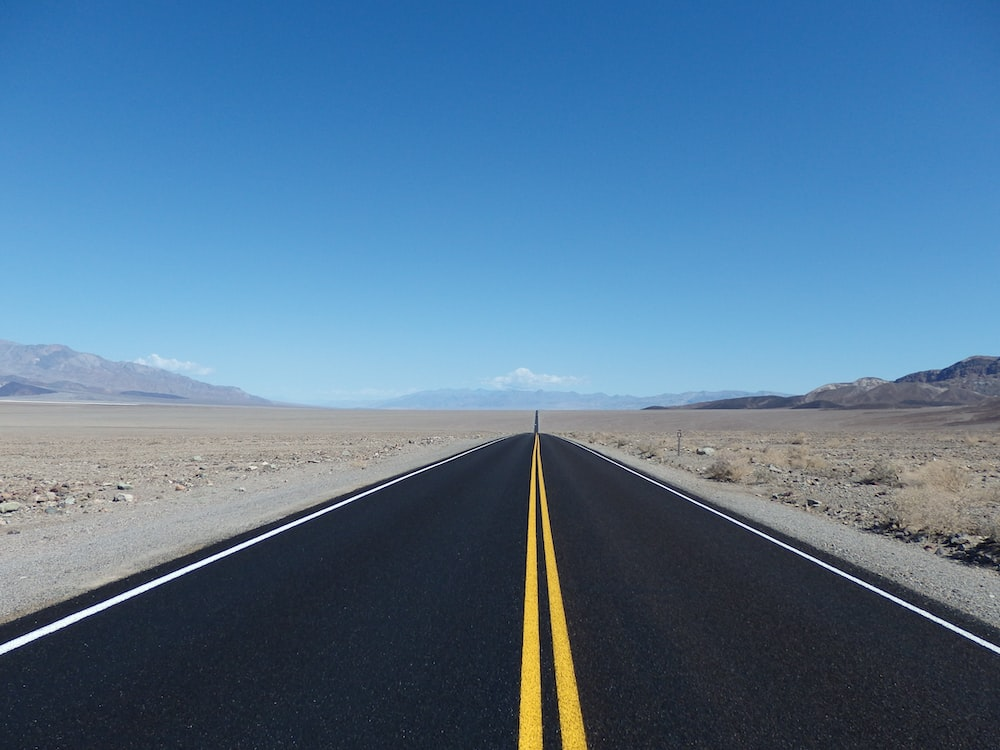
#> input picture 497 Deep Learning & Computer Vision/Source Files/road4.jpg, 1000 x 750 px, given in place of the camera
$ python 'lab 7.py'
#> lines starting #> are read from the running program, lines starting #| are printed output that depends on the picture; after the words box and inside, x2 and y2 are one past the last pixel; in counts of white or black regions, pixels touching at a corner belong together
# Andrew Kozempel
# CMPSC 497
# Lab 7

import cv2 as cv
import numpy as np

# set up camera
cap = cv.VideoCapture(0)

while(1):
    # Take each frame
    _, frame = cap.read()
#> frame is the input picture: shape (750, 1000, 3); mean B, G, R 147.7, 117.9, 83.4

    # Convert BGR to HSV
    hsv = cv.cvtColor(frame, cv.COLOR_BGR2HSV)
#> hsv: shape (750, 1000, 3); mean H, S, V 96.1, 109.3, 150.4

    # define range of blue color in HSV
    lower_blue = np.array([110,50,50])
    upper_blue = np.array([130,255,255])

    # Threshold the HSV image to get only blue colors
    blue_mask = cv.inRange(hsv, lower_blue, upper_blue)
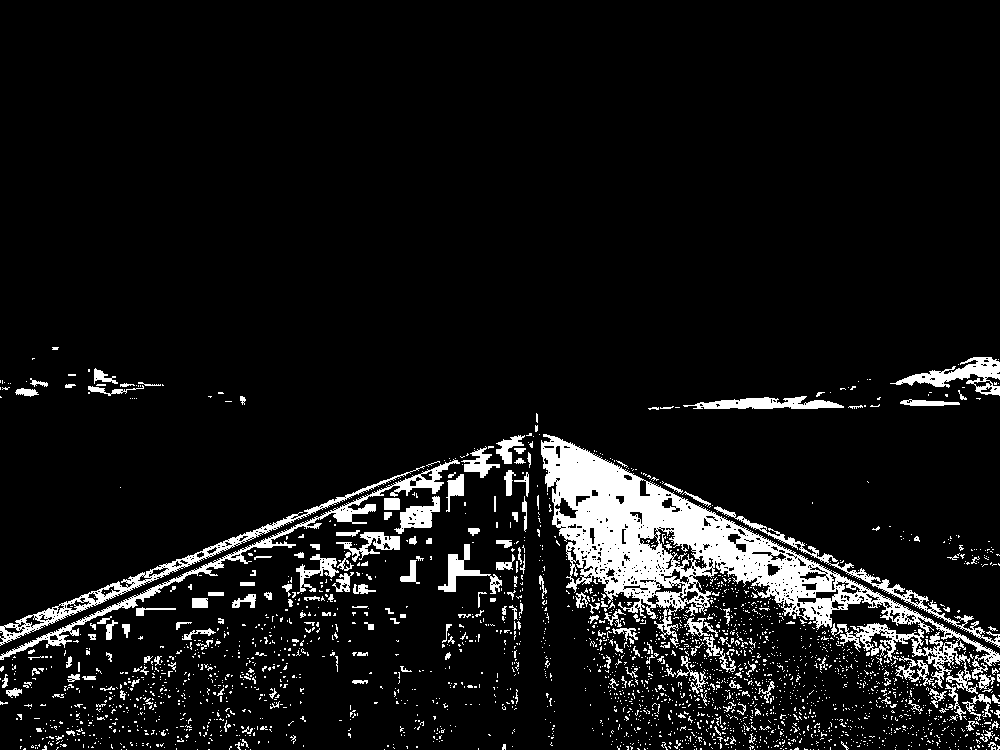
#> blue_mask: shape (750, 1000); 8% white; 2618 white regions (2405 under 20 px), largest, box (x1, y1, x2, y2) and area: (541, 434, 1000, 694) 25595, (0, 459, 460, 660) 3402, (0, 466, 425, 646) 3153
    blue_kernel = cv.getStructuringElement(cv.MORPH_ELLIPSE, (4, 4))
    blue_mask = cv.morphologyEx(blue_mask, cv.MORPH_OPEN, blue_kernel)
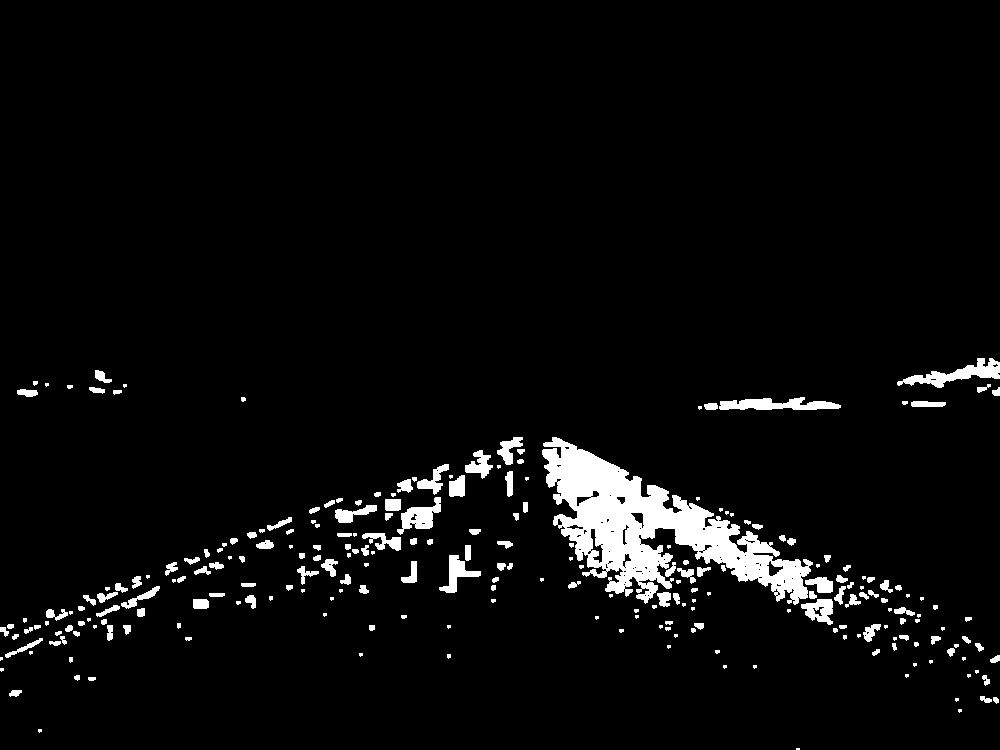
#> blue_mask: shape (750, 1000); 4.4% white; 248 white regions (87 under 20 px), largest, box (x1, y1, x2, y2) and area: (542, 437, 813, 605) 16799, (897, 358, 1000, 388) 1133, (719, 397, 841, 410) 1020
    blue_mask = cv.morphologyEx(blue_mask, cv.MORPH_CLOSE, blue_kernel)
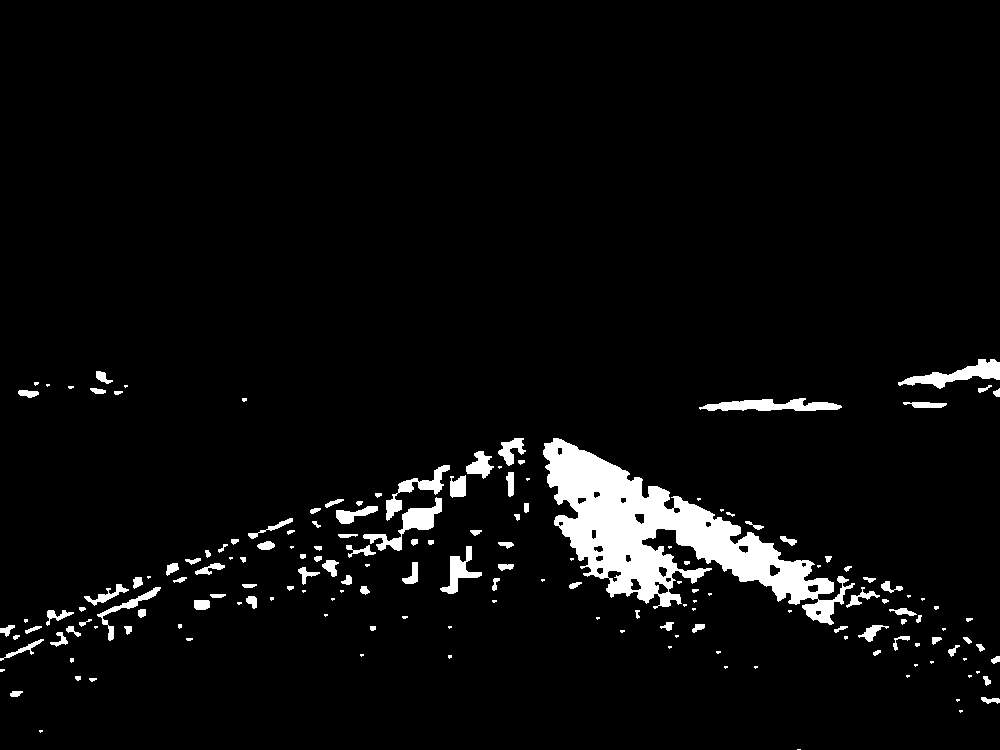
#> blue_mask: shape (750, 1000); 4.5% white; 169 white regions (63 under 20 px)

    # get blue contours
    blue_contours, _ = cv.findContours(blue_mask, cv.RETR_EXTERNAL, cv.CHAIN_APPROX_SIMPLE)
#> blue_contours = 169 contours, 87 with area under 20; largest, box (x1, y1, x2, y2) and area: (543, 438, 855, 625) 19685, (898, 359, 1000, 389) 1046, (363, 497, 442, 551) 1002, (699, 398, 842, 411) 994, (386, 465, 450, 521) 708

    # if blue items are found
    if blue_contours:

        # find max contour based on key (contour area)
        blue_largest_contour = max(blue_contours, key=cv.contourArea)
#> blue_largest_contour = contour of 795 points, box (x1, y1, x2, y2) (543, 438, 855, 625), area 19685

        # reset mask to 0s to redraw largest contour
        blue_mask[:] = 0
#> blue_mask: shape (750, 1000); 4.51% of pixels changed, all inside (x1, y1, x2, y2) = (0, 359, 1000, 750)

        # draw contour (image, contour(s), index, color:white, fill contour)
        cv.drawContours(blue_mask, [blue_largest_contour], -1, (255), thickness=cv.FILLED)
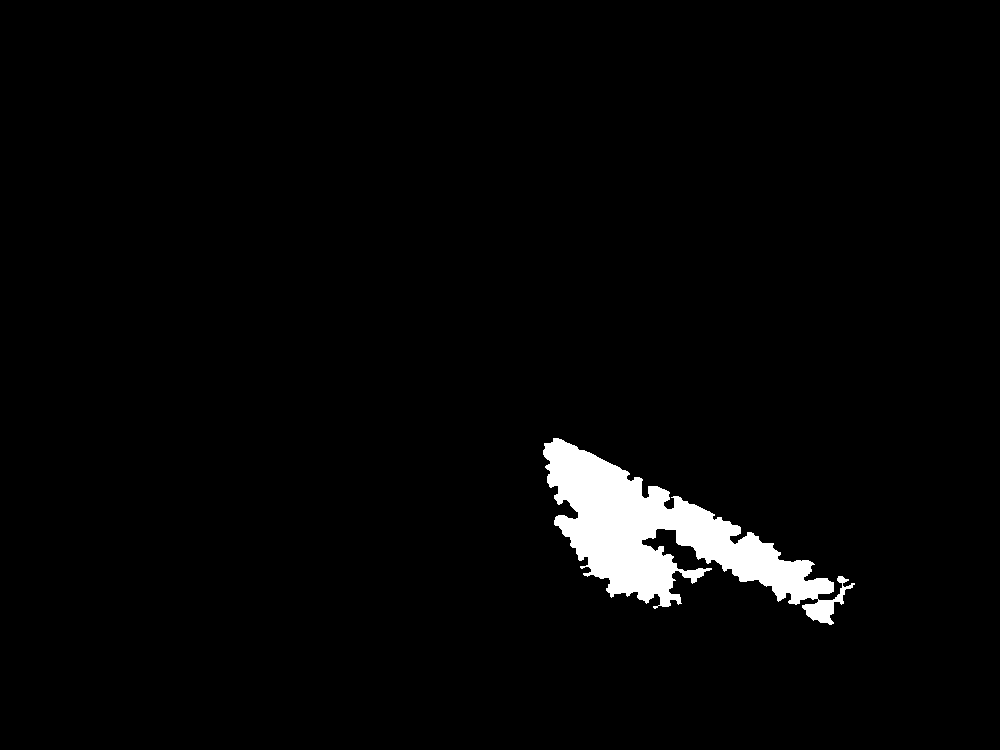
#> blue_mask: shape (750, 1000); 2.7% white; 1 white region, box (x1, y1, x2, y2) and area: (543, 438, 855, 625) 20452

        # calculate centroid position
        blue_M = cv.moments(blue_largest_contour)
#> blue_M = moments, m00 19685, centre m10/m00, m01/m00 = (661.8, 535.3)
        blue_x = int(blue_M["m10"] / blue_M["m00"])
#> blue_x = 661
        blue_y = int(blue_M["m01"] / blue_M["m00"])
#> blue_y = 535

    # define range of red color in HSV
    lower_red = np.array([0,50,50])
    upper_red = np.array([11,255,255])

    # Threshold the HSV image to get only red colors
    red_mask = cv.inRange(hsv, lower_red, upper_red)
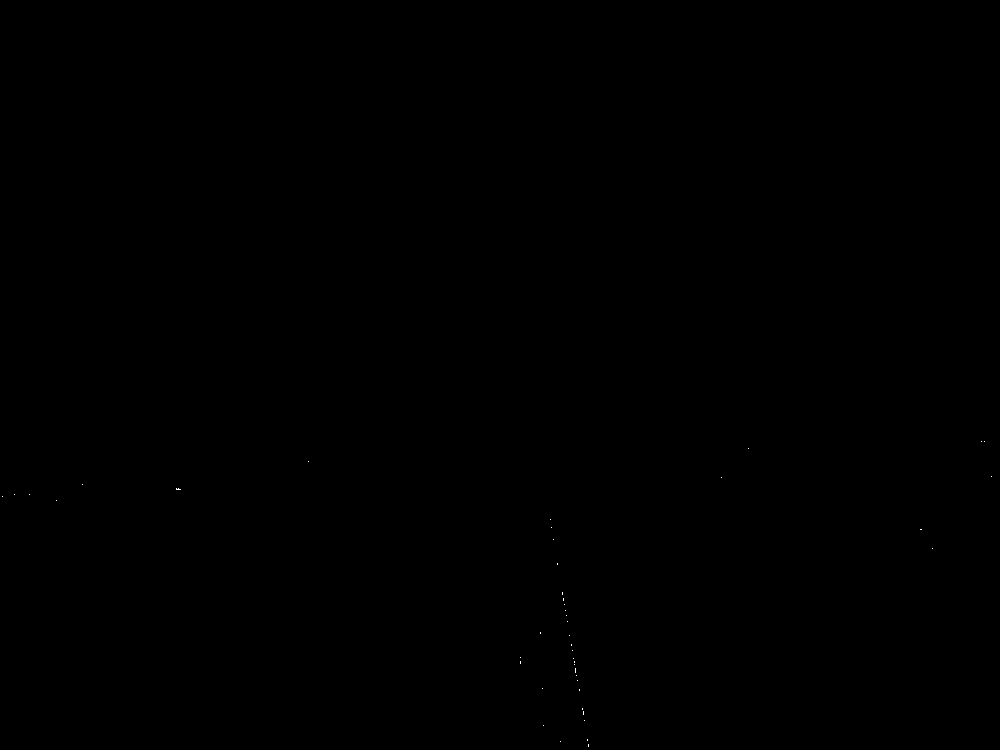
#> red_mask: shape (750, 1000); 0.01% white in thin lines or dots, all inside (x1, y1, x2, y2) = (2, 441, 992, 747)
    red_kernel = cv.getStructuringElement(cv.MORPH_ELLIPSE, (4, 4))
    red_mask = cv.morphologyEx(red_mask, cv.MORPH_OPEN, red_kernel)
    red_mask = cv.morphologyEx(red_mask, cv.MORPH_CLOSE, red_kernel)

    # get red contours
    red_contours, _ = cv.findContours(red_mask, cv.RETR_EXTERNAL, cv.CHAIN_APPROX_SIMPLE)
#> red_contours = []

    # if red items are found
    if red_contours:

        # find max contour based on key (contour area)
        red_largest_contour = max(red_contours, key=cv.contourArea)

        # reset mask to 0s to redraw largest contour
        red_mask[:] = 0

        # draw contour (image, contour(s), index, color:white, fill contour)
        cv.drawContours(red_mask, [red_largest_contour], -1, (255), thickness=cv.FILLED)

        # calculate centroid position
        red_M = cv.moments(red_largest_contour)
        red_x = int(red_M["m10"] / red_M["m00"])
        red_y = int(red_M["m01"] / red_M["m00"])

    # Bitwise-AND mask and original image
    res_blue = cv.bitwise_and(frame, frame, mask=blue_mask)
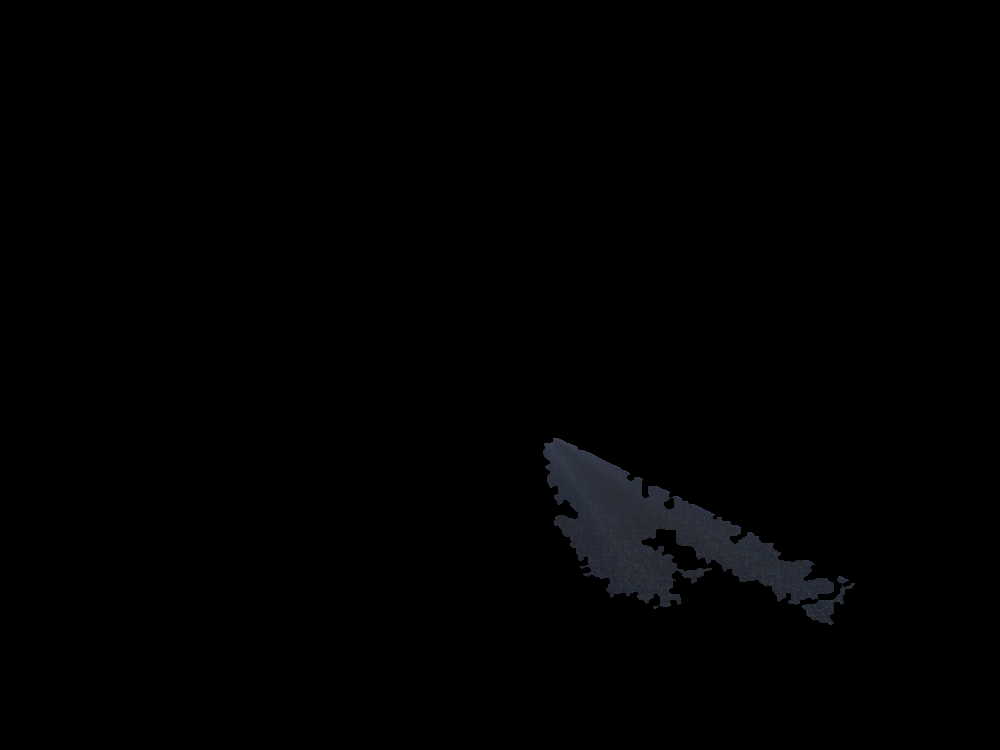
#> res_blue: shape (750, 1000, 3); mean B, G, R 1.5, 1.3, 1.1
    res_red = cv.bitwise_and(frame, frame, mask=red_mask)
#> res_red: shape (750, 1000, 3); every value is 0
    res_combined = cv.addWeighted(res_blue, 1, res_red, 1, 0)

    if blue_contours:
        # draw blue centroid
        cv.circle(res_combined, (blue_x, blue_y), 5, (255, 255, 255), -1)
#> res_combined: shape (750, 1000, 3); 0.01% of pixels changed, all inside (x1, y1, x2, y2) = (656, 530, 667, 541)

    if red_contours:
        # draw red centroid
        cv.circle(res_combined, (red_x, red_y), 5, (255, 255, 255), -1)

    # merge mask
    merged_mask = cv.bitwise_or(blue_mask, red_mask)

    # show images/cam feed
    cv.imshow('frame', frame)
    cv.imshow('mask', merged_mask)
    cv.imshow('res', res_combined)

    k = cv.waitKey(5) & 0xFF
#> (key Esc is pressed here)

    if k == 27: # escape key is 27; space is 32, etc
        break

cv.destroyAllWindows()
